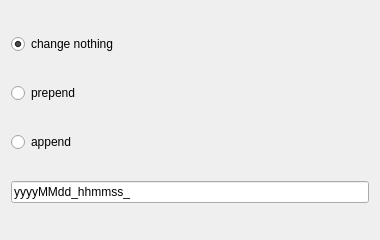
<?xml version="1.0" encoding="UTF-8"?>
<ui version="4.0">
 <class>Exif</class>
 <widget class="QWidget" name="Exif">
  <property name="geometry">
   <rect>
    <x>0</x>
    <y>0</y>
    <width>380</width>
    <height>240</height>
   </rect>
  </property>
  <property name="windowTitle">
   <string>Form</string>
  </property>
  <layout class="QGridLayout" name="gridLayout">
   <item row="3" column="0">
    <widget class="QLineEdit" name="lineEdit">
     <property name="toolTip">
      <string>Example: yyyyMMdd_hhmmss_</string>
     </property>
     <property name="text">
      <string>yyyyMMdd_hhmmss_</string>
     </property>
    </widget>
   </item>
   <item row="1" column="0">
    <widget class="QRadioButton" name="prependRadio">
     <property name="text">
      <string>prepend</string>
     </property>
    </widget>
   </item>
   <item row="2" column="0">
    <widget class="QRadioButton" name="appendRadio">
     <property name="text">
      <string>append</string>
     </property>
    </widget>
   </item>
   <item row="0" column="0">
    <widget class="QRadioButton" name="nothingRadio">
     <property name="text">
      <string>change nothing</string>
     </property>
     <property name="checked">
      <bool>true</bool>
     </property>
    </widget>
   </item>
  </layout>
 </widget>
 <resources/>
 <connections/>
</ui>
